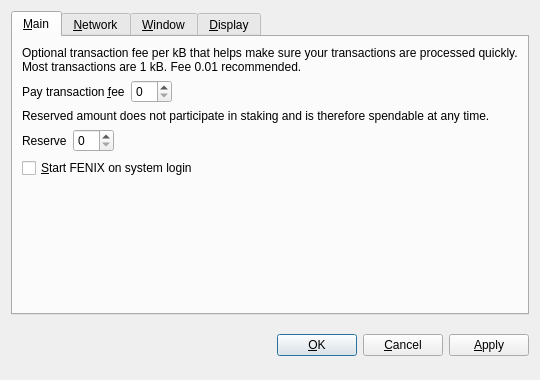
<?xml version="1.0" encoding="UTF-8"?>
<ui version="4.0">
 <class>OptionsDialog</class>
 <widget class="QDialog" name="OptionsDialog">
  <property name="geometry">
   <rect>
    <x>0</x>
    <y>0</y>
    <width>540</width>
    <height>380</height>
   </rect>
  </property>
  <property name="windowTitle">
   <string>Options</string>
  </property>
  <property name="modal">
   <bool>true</bool>
  </property>
  <layout class="QVBoxLayout" name="verticalLayout">
   <item>
    <widget class="QTabWidget" name="tabWidget">
     <property name="tabPosition">
      <enum>QTabWidget::North</enum>
     </property>
     <property name="currentIndex">
      <number>0</number>
     </property>
     <widget class="QWidget" name="tabMain">
      <attribute name="title">
       <string>&amp;Main</string>
      </attribute>
      <layout class="QVBoxLayout" name="verticalLayout_Main">
       <item>
        <widget class="QLabel" name="transactionFeeInfoLabel">
         <property name="text">
          <string>Optional transaction fee per kB that helps make sure your transactions are processed quickly. Most transactions are 1 kB. Fee 0.01 recommended.</string>
         </property>
         <property name="textFormat">
          <enum>Qt::PlainText</enum>
         </property>
         <property name="wordWrap">
          <bool>true</bool>
         </property>
        </widget>
       </item>
       <item>
        <layout class="QHBoxLayout" name="horizontalLayoutFee">
         <item>
          <widget class="QLabel" name="transactionFeeLabel">
           <property name="text">
            <string>Pay transaction &amp;fee</string>
           </property>
           <property name="textFormat">
            <enum>Qt::PlainText</enum>
           </property>
           <property name="buddy">
            <cstring>transactionFee</cstring>
           </property>
          </widget>
         </item>
         <item>
          <widget class="BitcoinAmountField" name="transactionFee"/>
         </item>
         <item>
          <spacer name="horizontalSpacerFee">
           <property name="orientation">
            <enum>Qt::Horizontal</enum>
           </property>
           <property name="sizeHint" stdset="0">
            <size>
             <width>40</width>
             <height>20</height>
            </size>
           </property>
          </spacer>
         </item>
        </layout>
       </item>
       <item>
        <widget class="QLabel" name="reserveBalanceInfoLabel">
         <property name="text">
          <string>Reserved amount does not participate in staking and is therefore spendable at any time.</string>
         </property>
         <property name="textFormat">
          <enum>Qt::PlainText</enum>
         </property>
         <property name="wordWrap">
          <bool>true</bool>
         </property>
        </widget>
       </item>
       <item>
        <layout class="QHBoxLayout" name="horizontalLayoutReserveBalance">
         <item>
          <widget class="QLabel" name="reserveBalanceLabel">
           <property name="text">
            <string>Reserve</string>
           </property>
           <property name="textFormat">
            <enum>Qt::PlainText</enum>
           </property>
           <property name="buddy">
            <cstring>reserveBalance</cstring>
           </property>
          </widget>
         </item>
         <item>
          <widget class="BitcoinAmountField" name="reserveBalance"/>
         </item>
         <item>
          <spacer name="horizontalSpacerReserveBalance">
           <property name="orientation">
            <enum>Qt::Horizontal</enum>
           </property>
           <property name="sizeHint" stdset="0">
            <size>
             <width>40</width>
             <height>20</height>
            </size>
           </property>
          </spacer>
         </item>
        </layout>
       </item>
       <item>
        <widget class="QCheckBox" name="bitcoinAtStartup">
         <property name="toolTip">
          <string>Automatically start FENIX after logging in to the system.</string>
         </property>
         <property name="text">
          <string>&amp;Start FENIX on system login</string>
         </property>
        </widget>
       </item>
       <item>
        <spacer name="verticalSpacer_Main">
         <property name="orientation">
          <enum>Qt::Vertical</enum>
         </property>
         <property name="sizeHint" stdset="0">
          <size>
           <width>20</width>
           <height>40</height>
          </size>
         </property>
        </spacer>
       </item>
      </layout>
     </widget>
     <widget class="QWidget" name="tabNetwork">
      <attribute name="title">
       <string>&amp;Network</string>
      </attribute>
      <layout class="QVBoxLayout" name="verticalLayout_Network">
       <item>
        <widget class="QCheckBox" name="mapPortUpnp">
         <property name="toolTip">
          <string>Automatically open the FENIX client port on the router. This only works when your router supports UPnP and it is enabled.</string>
         </property>
         <property name="text">
          <string>Map port using &amp;UPnP</string>
         </property>
        </widget>
       </item>
       <item>
        <widget class="QCheckBox" name="connectSocks">
         <property name="toolTip">
          <string>Connect to the FENIX network through a SOCKS proxy (e.g. when connecting through Tor).</string>
         </property>
         <property name="text">
          <string>&amp;Connect through SOCKS proxy:</string>
         </property>
        </widget>
       </item>
       <item>
        <layout class="QHBoxLayout" name="horizontalLayout_Network">
         <item>
          <widget class="QLabel" name="proxyIpLabel">
           <property name="text">
            <string>Proxy &amp;IP:</string>
           </property>
           <property name="textFormat">
            <enum>Qt::PlainText</enum>
           </property>
           <property name="buddy">
            <cstring>proxyIp</cstring>
           </property>
          </widget>
         </item>
         <item>
          <widget class="QValidatedLineEdit" name="proxyIp">
           <property name="maximumSize">
            <size>
             <width>140</width>
             <height>16777215</height>
            </size>
           </property>
           <property name="toolTip">
            <string>IP address of the proxy (e.g. 127.0.0.1)</string>
           </property>
          </widget>
         </item>
         <item>
          <widget class="QLabel" name="proxyPortLabel">
           <property name="text">
            <string>&amp;Port:</string>
           </property>
           <property name="textFormat">
            <enum>Qt::PlainText</enum>
           </property>
           <property name="buddy">
            <cstring>proxyPort</cstring>
           </property>
          </widget>
         </item>
         <item>
          <widget class="QLineEdit" name="proxyPort">
           <property name="maximumSize">
            <size>
             <width>55</width>
             <height>16777215</height>
            </size>
           </property>
           <property name="toolTip">
            <string>Port of the proxy (e.g. 9050)</string>
           </property>
          </widget>
         </item>
         <item>
          <widget class="QLabel" name="socksVersionLabel">
           <property name="text">
            <string>SOCKS &amp;Version:</string>
           </property>
           <property name="textFormat">
            <enum>Qt::PlainText</enum>
           </property>
           <property name="buddy">
            <cstring>socksVersion</cstring>
           </property>
          </widget>
         </item>
         <item>
          <widget class="QValueComboBox" name="socksVersion">
           <property name="toolTip">
            <string>SOCKS version of the proxy (e.g. 5)</string>
           </property>
          </widget>
         </item>
         <item>
          <spacer name="horizontalSpacer_Network">
           <property name="orientation">
            <enum>Qt::Horizontal</enum>
           </property>
           <property name="sizeHint" stdset="0">
            <size>
             <width>40</width>
             <height>20</height>
            </size>
           </property>
          </spacer>
         </item>
        </layout>
       </item>
       <item>
        <spacer name="verticalSpacer_Network">
         <property name="orientation">
          <enum>Qt::Vertical</enum>
         </property>
         <property name="sizeHint" stdset="0">
          <size>
           <width>20</width>
           <height>40</height>
          </size>
         </property>
        </spacer>
       </item>
      </layout>
     </widget>
     <widget class="QWidget" name="tabWindow">
      <attribute name="title">
       <string>&amp;Window</string>
      </attribute>
      <layout class="QVBoxLayout" name="verticalLayout_Window">
       <item>
        <widget class="QCheckBox" name="minimizeToTray">
         <property name="toolTip">
          <string>Show only a tray icon after minimizing the window.</string>
         </property>
         <property name="text">
          <string>&amp;Minimize to the tray instead of the taskbar</string>
         </property>
        </widget>
       </item>
       <item>
        <widget class="QCheckBox" name="minimizeOnClose">
         <property name="toolTip">
          <string>Minimize instead of exit the application when the window is closed. When this option is enabled, the application will be closed only after selecting Quit in the menu.</string>
         </property>
         <property name="text">
          <string>M&amp;inimize on close</string>
         </property>
        </widget>
       </item>
       <item>
        <spacer name="verticalSpacer_Window">
         <property name="orientation">
          <enum>Qt::Vertical</enum>
         </property>
         <property name="sizeHint" stdset="0">
          <size>
           <width>20</width>
           <height>40</height>
          </size>
         </property>
        </spacer>
       </item>
      </layout>
     </widget>
     <widget class="QWidget" name="tabDisplay">
      <attribute name="title">
       <string>&amp;Display</string>
      </attribute>
      <layout class="QVBoxLayout" name="verticalLayout_Display">
       <item>
        <layout class="QHBoxLayout" name="horizontalLayout_1_Display">
         <item>
          <widget class="QLabel" name="langLabel">
           <property name="text">
            <string>User Interface &amp;language:</string>
           </property>
           <property name="textFormat">
            <enum>Qt::PlainText</enum>
           </property>
           <property name="buddy">
            <cstring>lang</cstring>
           </property>
          </widget>
         </item>
         <item>
          <widget class="QValueComboBox" name="lang">
           <property name="toolTip">
            <string>The user interface language can be set here. This setting will take effect after restarting FENIX.</string>
           </property>
          </widget>
         </item>
        </layout>
       </item>
       <item>
        <layout class="QHBoxLayout" name="horizontalLayout_2_Display">
         <item>
          <widget class="QLabel" name="unitLabel">
           <property name="text">
            <string>&amp;Unit to show amounts in:</string>
           </property>
           <property name="textFormat">
            <enum>Qt::PlainText</enum>
           </property>
           <property name="buddy">
            <cstring>unit</cstring>
           </property>
          </widget>
         </item>
         <item>
          <widget class="QValueComboBox" name="unit">
           <property name="toolTip">
            <string>Choose the default subdivision unit to show in the interface and when sending coins.</string>
           </property>
          </widget>
         </item>
        </layout>
       </item>
       <item>
        <widget class="QCheckBox" name="displayAddresses">
         <property name="toolTip">
          <string>Whether to show FENIX addresses in the transaction list or not.</string>
         </property>
         <property name="text">
          <string>&amp;Display addresses in transaction list</string>
         </property>
        </widget>
       </item>
       <item>
        <widget class="QCheckBox" name="coinControlFeatures">
         <property name="toolTip">
          <string>Whether to show coin control features or not.</string>
         </property>
         <property name="text">
          <string>Display coin &amp;control features (experts only!)</string>
         </property>
        </widget>
       </item>
       <item>
        <spacer name="verticalSpacer_Display">
         <property name="orientation">
          <enum>Qt::Vertical</enum>
         </property>
         <property name="sizeHint" stdset="0">
          <size>
           <width>20</width>
           <height>40</height>
          </size>
         </property>
        </spacer>
       </item>
      </layout>
     </widget>
    </widget>
   </item>
   <item>
    <layout class="QHBoxLayout" name="horizontalLayout_Buttons">
     <item>
      <spacer name="horizontalSpacer_1">
       <property name="orientation">
        <enum>Qt::Horizontal</enum>
       </property>
       <property name="sizeHint" stdset="0">
        <size>
         <width>40</width>
         <height>48</height>
        </size>
       </property>
      </spacer>
     </item>
     <item>
      <widget class="QLabel" name="statusLabel">
       <property name="font">
        <font>
         <weight>75</weight>
         <bold>true</bold>
        </font>
       </property>
       <property name="text">
        <string/>
       </property>
       <property name="textFormat">
        <enum>Qt::PlainText</enum>
       </property>
       <property name="wordWrap">
        <bool>true</bool>
       </property>
      </widget>
     </item>
     <item>
      <spacer name="horizontalSpacer_2">
       <property name="orientation">
        <enum>Qt::Horizontal</enum>
       </property>
       <property name="sizeHint" stdset="0">
        <size>
         <width>40</width>
         <height>48</height>
        </size>
       </property>
      </spacer>
     </item>
     <item>
      <widget class="QPushButton" name="okButton">
       <property name="text">
        <string>&amp;OK</string>
       </property>
      </widget>
     </item>
     <item>
      <widget class="QPushButton" name="cancelButton">
       <property name="text">
        <string>&amp;Cancel</string>
       </property>
       <property name="autoDefault">
        <bool>false</bool>
       </property>
      </widget>
     </item>
     <item>
      <widget class="QPushButton" name="applyButton">
       <property name="text">
        <string>&amp;Apply</string>
       </property>
       <property name="autoDefault">
        <bool>false</bool>
       </property>
      </widget>
     </item>
    </layout>
   </item>
  </layout>
 </widget>
 <customwidgets>
  <customwidget>
   <class>BitcoinAmountField</class>
   <extends>QSpinBox</extends>
   <header>bitcoinamountfield.h</header>
  </customwidget>
  <customwidget>
   <class>QValueComboBox</class>
   <extends>QComboBox</extends>
   <header>qvaluecombobox.h</header>
  </customwidget>
  <customwidget>
   <class>QValidatedLineEdit</class>
   <extends>QLineEdit</extends>
   <header>qvalidatedlineedit.h</header>
  </customwidget>
 </customwidgets>
 <resources/>
 <connections/>
</ui>
